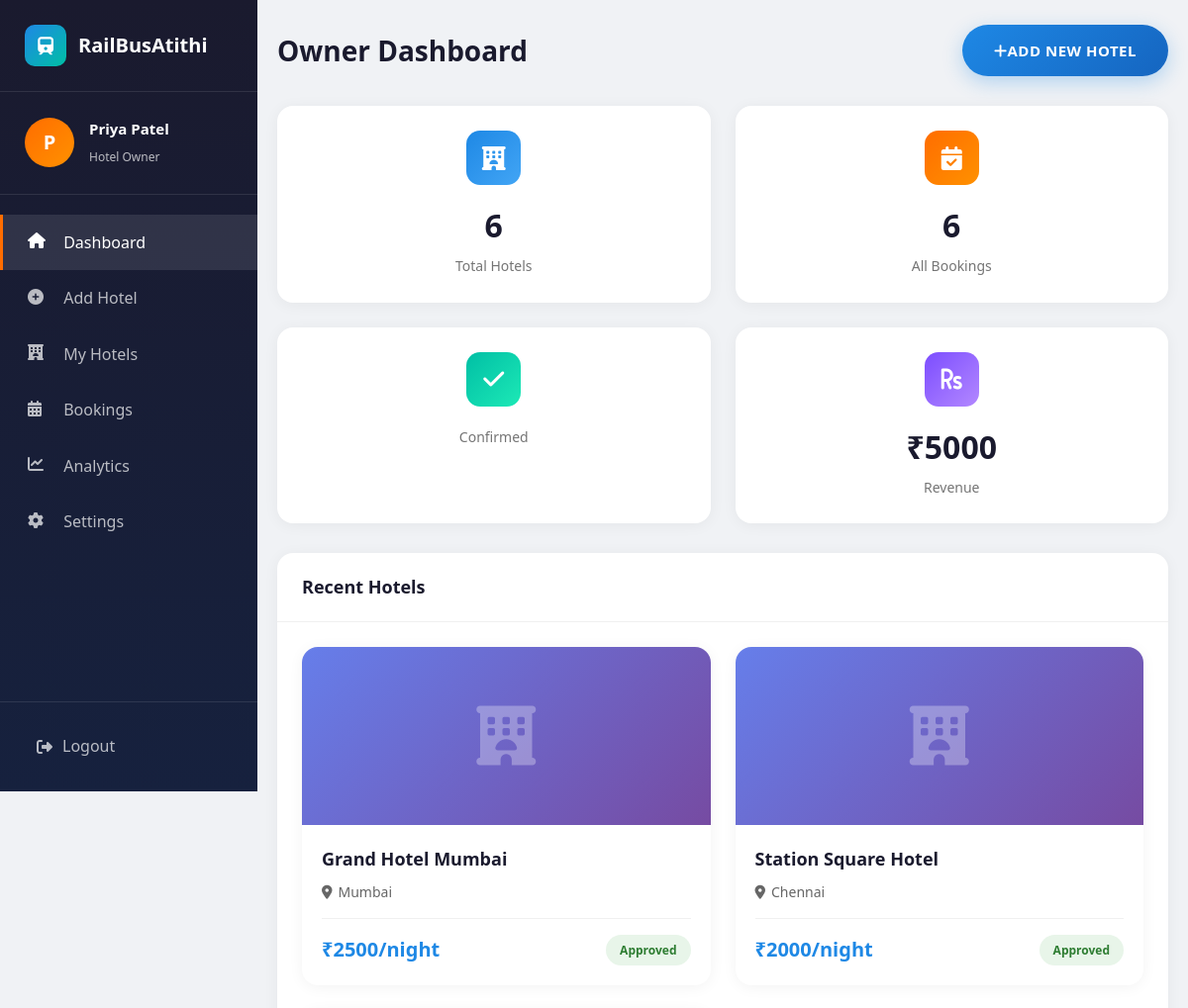
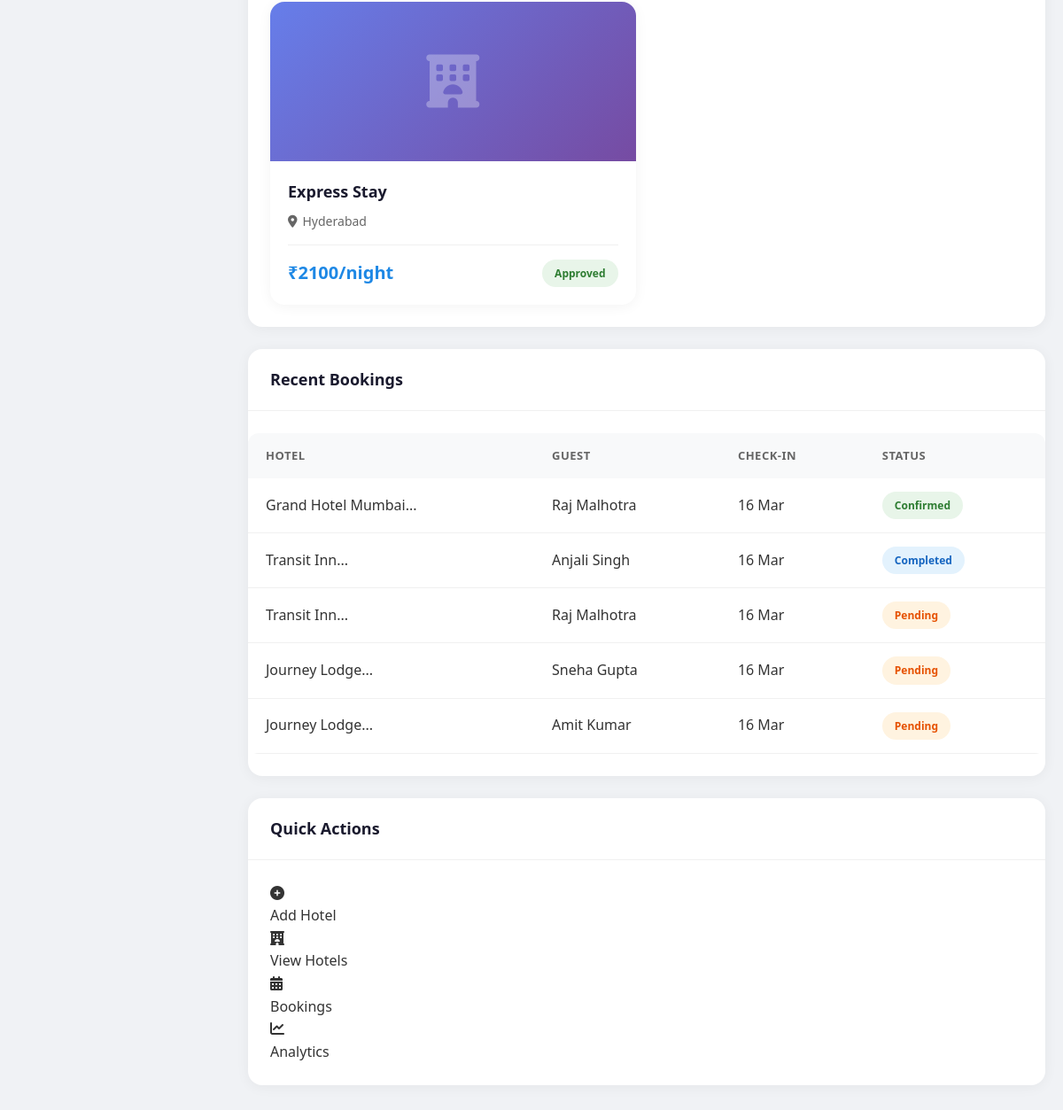
/owner/dashboard (signed in), run on the app's committed database (2 pictures, top to bottom).
### app.py (models this page shows)
class User(db.Model):
    id = db.Column(db.Integer, primary_key=True)
    name = db.Column(db.String(100), nullable=False)
    email = db.Column(db.String(120), unique=True, nullable=False)
    password = db.Column(db.String(200), nullable=False)
    role = db.Column(db.String(20), nullable=False)  # passenger, hotel_owner, admin
    phone = db.Column(db.String(20))
    city = db.Column(db.String(100))
    location = db.Column(db.String(200))
    created_at = db.Column(db.DateTime, default=datetime.utcnow)
    reset_token = db.Column(db.String(200), nullable=True)
    bookings = db.relationship('Booking', backref='user', lazy=True)
    hotels = db.relationship('Hotel', backref='owner', lazy=True)

class Hotel(db.Model):
    id = db.Column(db.Integer, primary_key=True)
    name = db.Column(db.String(200), nullable=False)
    description = db.Column(db.Text)
    location = db.Column(db.String(200), nullable=False)
    city = db.Column(db.String(100), nullable=False)
    near_station = db.Column(db.String(100))  # Nearest railway station
    near_bus_stop = db.Column(db.String(100))  # Nearest bus stop
    distance_station = db.Column(db.Float, default=1.0)  # Distance in km
    distance_bus = db.Column(db.Float, default=1.0)  # Distance in km
    price = db.Column(db.Integer, nullable=False)
    rating = db.Column(db.Float, default=4.0)
    review_count = db.Column(db.Integer, default=0)
    total_rooms = db.Column(db.Integer, default=10)
    available_rooms = db.Column(db.Integer, default=10)
    amenities = db.Column(db.String(500))  # JSON string of amenities
    photos = db.Column(db.String(500))  # Comma-separated photo paths
    owner_id = db.Column(db.Integer, db.ForeignKey('user.id'), nullable=False)
    approved = db.Column(db.Boolean, default=False)
    created_at = db.Column(db.DateTime, default=datetime.utcnow)
    bookings = db.relationship('Booking', backref='hotel', lazy=True)

class Booking(db.Model):
    id = db.Column(db.Integer, primary_key=True)
    user_id = db.Column(db.Integer, db.ForeignKey('user.id'), nullable=False)
    hotel_id = db.Column(db.Integer, db.ForeignKey('hotel.id'), nullable=False)
    check_in = db.Column(db.Date, nullable=False)
    check_out = db.Column(db.Date, nullable=False)
    rooms = db.Column(db.Integer, default=1)
    guests = db.Column(db.Integer, default=1)
    total_price = db.Column(db.Integer, nullable=False)
    status = db.Column(db.String(20), default='pending')  # pending, confirmed, cancelled, completed
    payment_method = db.Column(db.String(50))
    special_requests = db.Column(db.Text)
    created_at = db.Column(db.DateTime, default=datetime.utcnow)

### app.py (the view)
@app.route('/owner/dashboard')
def hotel_owner_dashboard():
    if session.get('user_role') != 'hotel_owner':
        return redirect(url_for('login'))
    user = User.query.get(session['user_id'])
    hotels = Hotel.query.filter_by(owner_id=user.id).all()
    hotel_ids = [h.id for h in hotels]
    bookings = Booking.query.filter(Booking.hotel_id.in_(hotel_ids)).order_by(Booking.created_at.desc()).all() if hotel_ids else []
    total_revenue = sum(b.total_price for b in bookings if b.status == 'confirmed')
    total_bookings = len(bookings)
    pending_bookings = len([b for b in bookings if b.status == 'pending'])
    return render_template('hotel_owner_dashboard.html',
                         user=user,
                         hotels=hotels,
                         bookings=bookings,
                         total_revenue=total_revenue,
                         total_bookings=total_bookings,
                         pending_bookings=pending_bookings)

### templates/hotel_owner_dashboard.html (shortened to what this page needs)
<!DOCTYPE html>
<html lang="en">
<head>
    <link rel="stylesheet" href="{{ url_for('static', filename='css/style.css') }}">
    <link rel="stylesheet" href="{{ url_for('static', filename='css/dashboard.css') }}">
    <link rel="stylesheet" href="https://cdnjs.cloudflare.com/ajax/libs/font-awesome/6.4.0/css/all.min.css">
</head>
<body id="owner-dashboard" class="dashboard-body">
    <div class="dashboard-wrapper">
        <aside class="sidebar">
            <div class="sidebar-header">
                <a href="/" class="sidebar-logo">
                    <div class="sidebar-logo-icon">
                        <i class="fas fa-train"></i>
                    </div>
                    RailBusAtithi
                </a>
            </div>
            <div class="sidebar-user">
                <div class="user-avatar owner">{{ user.name[0] }}</div>
                <div class="user-info">
                    <h4>{{ user.name }}</h4>
                    <span>Hotel Owner</span>
                </div>
            </div>
            <nav class="sidebar-menu">
                <a href="{{ url_for('hotel_owner_dashboard') }}" class="menu-item active">
                    <i class="fas fa-home"></i>
                    <span>Dashboard</span>
                </a>
                <a href="{{ url_for('add_hotel') }}" class="menu-item">
                    <i class="fas fa-plus-circle"></i>
                    <span>Add Hotel</span>
                </a>
                <a href="{{ url_for('owner_hotels') }}" class="menu-item">
                    <i class="fas fa-hotel"></i>
                    <span>My Hotels</span>
                </a>
                <a href="{{ url_for('owner_bookings') }}" class="menu-item">
                    <i class="fas fa-calendar-alt"></i>
                    <span>Bookings</span>
                </a>
                <a href="{{ url_for('owner_analytics') }}" class="menu-item">
                    <i class="fas fa-chart-line"></i>
                    <span>Analytics</span>
                </a>
                <a href="{{ url_for('owner_settings') }}" class="menu-item">
                    <i class="fas fa-cog"></i>
                    <span>Settings</span>
                </a>
            </nav>
            <div class="sidebar-footer">
                <a href="{{ url_for('logout') }}" class="logout-btn">
                    <i class="fas fa-sign-out-alt"></i>
                    <span>Logout</span>
                </a>
            </div>
        </aside>
        <main class="main-content">
            <div class="dashboard-header">
                <h1 class="page-title">Owner Dashboard</h1>
                <div class="header-actions">
                    <a href="{{ url_for('add_hotel') }}" class="btn btn-primary">
                        <i class="fas fa-plus"></i> Add New Hotel
                    </a>
                </div>
            </div>
            <div class="stats-grid">
                <div class="stat-card animate-fade animate-delay-1">
                    <div class="stat-icon blue">
                        <i class="fas fa-hotel"></i>
                    </div>
                    <div class="stat-value">{{ hotels|length }}</div>
                    <div class="stat-label">Total Hotels</div>
                </div>
                <div class="stat-card animate-fade animate-delay-2">
                    <div class="stat-icon orange">
                        <i class="fas fa-calendar-check"></i>
                    </div>
                    <div class="stat-value">{{ total_bookings }}</div>
                    <div class="stat-label">All Bookings</div>
                </div>
                <div class="stat-card animate-fade animate-delay-3">
                    <div class="stat-icon green">
                        <i class="fas fa-check"></i>
                    </div>
                    <div class="stat-label">Confirmed</div>
                </div>
                <div class="stat-card animate-fade animate-delay-4">
                    <div class="stat-icon purple">
                        <i class="fas fa-rupee-sign"></i>
                    </div>
                    <div class="stat-value">₹{{ total_revenue|int }}</div>
                    <div class="stat-label">Revenue</div>
                </div>
            </div>
            <div class="charts-row">
                <div class="card">
                    <div class="card-header">
                        <h3 class="card-title">Recent Hotels</h3>
                    </div>
                    <div class="card-body">
                        {% if hotels %}
                        <div class="hotel-cards-grid">
                            {% for hotel in hotels[:3] %}
                            <div class="hotel-card-dashboard">
                                <div class="hotel-card-image">
                                    {% if hotel.photos %}
                                    {% set first_photo = hotel.photos.split(',')[0] %}
                                    <img src="{{ url_for('static', filename='uploads/' + first_photo) }}" alt="{{ hotel.name }}">
                                    {% else %}
                                    <i class="fas fa-hotel"></i>
                                    {% endif %}
                                </div>
                                <div class="hotel-card-body">
                                    <h3 class="hotel-card-name">{{ hotel.name }}</h3>
                                    <p class="hotel-card-location">
                                        <i class="fas fa-map-marker-alt"></i> {{ hotel.city }}
                                    </p>
                                    <div class="hotel-card-footer">
                                        <div class="hotel-card-price">₹{{ hotel.price }}/night</div>
                                        <span class="status-badge {{ 'confirmed' if hotel.approved else 'pending' }}">
                                            {{ 'Approved' if hotel.approved else 'Pending' }}
                                        </span>
                                    </div>
                                </div>
                            </div>
                            {% endfor %}
                        </div>
                        {% endif %}
                    </div>
                </div>
                <div class="card">
                    <div class="card-header">
                        <h3 class="card-title">Recent Bookings</h3>
                    </div>
                    <div class="card-body">
                        {% if bookings %}
                        <div class="table-container">
                            <table>
                                <thead>
                                    <tr>
                                        <th>Hotel</th>
                                        <th>Guest</th>
                                        <th>Check-in</th>
                                        <th>Status</th>
                                    </tr>
                                </thead>
                                <tbody>
                                    {% for booking in bookings[:5] %}
                                    <tr>
                                        <td>{{ booking.hotel.name[:25] }}...</td>
                                        <td>{{ booking.user.name }}</td>
                                        <td>{{ booking.check_in.strftime('%d %b') }}</td>
                                        <td><span class="status-badge {{ booking.status }}">{{ booking.status.title() }}</span></td>
                                    </tr>
                                    {% endfor %}
                                </tbody>
                            </table>
                        </div>
                        {% else %}
                        <div class="empty-state">
                            <div class="empty-icon">📋</div>
                            <h3 class="empty-title">No Bookings</h3>
                            <p>Add hotels to start receiving bookings</p>
                        </div>
                        {% endif %}
                    </div>
                </div>
            </div>
            <div class="card mt-25">
                <div class="card-header">
                    <h3 class="card-title">Quick Actions</h3>
                </div>
                <div class="card-body">
                    <div class="quick-actions-grid">
                        <a href="{{ url_for('add_hotel') }}" class="quick-action-item">
                            <i class="fas fa-plus-circle quick-action-icon orange"></i>
                            <div class="quick-action-title">Add Hotel</div>
                        </a>
                        <a href="{{ url_for('owner_hotels') }}" class="quick-action-item">
                            <i class="fas fa-hotel quick-action-icon blue"></i>
                            <div class="quick-action-title">View Hotels</div>
                        </a>
                        <a href="{{ url_for('owner_bookings') }}" class="quick-action-item">
                            <i class="fas fa-calendar-alt quick-action-icon teal"></i>
                            <div class="quick-action-title">Bookings</div>
                        </a>
                        <a href="{{ url_for('owner_analytics') }}" class="quick-action-item">
                            <i class="fas fa-chart-line quick-action-icon purple"></i>
                            <div class="quick-action-title">Analytics</div>
                        </a>
                    </div>
                </div>
            </div>
        </main>
    </div>
</body>
</html>

### static/css/style.css (style rules this page uses)
:root { --primary: #1E88E5; --primary-dark: #1565C0; --primary-light: #42A5F5; --secondary: #FF6D00; --secondary-dark: #E65100; --accent: #00BFA5; --accent-dark: #00897B; --background: #F5F7FA; --white: #FFFFFF; --text-dark: #333333; --text-light: #666666; --text-muted: #999999; --border: #E0E0E0; --shadow: 0 4px 20px rgba(0, 0, 0, 0.1); --shadow-hover: 0 8px 30px rgba(0, 0, 0, 0.15); --gradient-primary: linear-gradient(135deg, #1E88E5 0%, #1565C0 100%); --gradient-secondary: linear-gradient(135deg, #FF6D00 0%, #E65100 100%); --gradient-hero: linear-gradient(135deg, rgba(30, 136, 229, 0.9) 0%, rgba(21, 101, 192, 0.8) 100%); --border-radius: 12px; --border-radius-sm: 8px; --transition: all 0.3s ease; }
* { margin: 0; padding: 0; box-sizing: border-box; }
body { font-family: 'Segoe UI', Tahoma, Geneva, Verdana, sans-serif; background-color: var(--background); color: var(--text-dark); line-height: 1.6; overflow-x: hidden; }
a { text-decoration: none; color: inherit; transition: var(--transition); }
.btn { display: inline-flex; align-items: center; justify-content: center; padding: 14px 32px; border-radius: 50px; font-weight: 600; font-size: 15px; cursor: pointer; transition: all 0.3s cubic-bezier(0.4, 0, 0.2, 1); border: none; text-decoration: none; position: relative; overflow: hidden; text-transform: uppercase; letter-spacing: 0.5px; font-family: inherit; box-shadow: 0 4px 15px rgba(0,0,0,0.1); }
.btn::before { content: ''; position: absolute; top: 0; left: -100%; width: 100%; height: 100%; background: linear-gradient(90deg, transparent, rgba(255,255,255,0.3), transparent); transition: left 0.5s; z-index: 1; }
.btn-primary { background: linear-gradient(135deg, var(--primary) 0%, var(--primary-dark) 100%); color: var(--white); box-shadow: 0 6px 20px rgba(30, 136, 229, 0.3); }
.stat-label { font-size: 14px; opacity: 0.9; }

### data on the page
User: name "P", name "Priya Patel"
Hotel: name "Grand Hotel Mumbai", city "Mumbai", price "2500", approved "Approved"
Hotel: name "Station Square Hotel", city "Chennai", price "2000", approved "Approved"
Hotel: name "Express Stay", city "Hyderabad", price "2100", approved "Approved"
Booking: hotel "Grand Hotel Mumbai", user.name "Raj Malhotra", check_in "16 Mar", status "Confirmed"
Booking: hotel "Transit Inn", user.name "Anjali Singh", check_in "16 Mar", status "Completed"
Booking: hotel "Transit Inn", user.name "Raj Malhotra", check_in "16 Mar", status "Pending"
Booking: hotel "Journey Lodge", user.name "Sneha Gupta", check_in "16 Mar", status "Pending"
Booking: hotel "Journey Lodge", user.name "Amit Kumar", check_in "16 Mar", status "Pending"

### other printed values
{{ hotels|length }} "6"
{{ total_bookings }} "6"
{{ total_revenue|int }} "5000"
